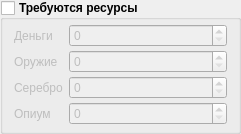
         <widget class="QGroupBox" name="grp_req_resources">
          <property name="minimumSize">
           <size>
            <width>241</width>
            <height>0</height>
           </size>
          </property>
          <property name="font">
           <font>
            <weight>75</weight>
            <bold>true</bold>
           </font>
          </property>
          <property name="title">
           <string>Требуются ресурсы</string>
          </property>
          <property name="checkable">
           <bool>true</bool>
          </property>
          <property name="checked">
           <bool>false</bool>
          </property>
          <layout class="QFormLayout" name="formLayout_3">
           <property name="verticalSpacing">
            <number>3</number>
           </property>
           <property name="topMargin">
            <number>4</number>
           </property>
           <property name="bottomMargin">
            <number>6</number>
           </property>
           <item row="0" column="1">
            <widget class="QSpinBox" name="spb_money">
             <property name="font">
              <font>
               <weight>50</weight>
               <bold>false</bold>
              </font>
             </property>
             <property name="maximum">
              <number>99999</number>
             </property>
            </widget>
           </item>
           <item row="1" column="1">
            <widget class="QSpinBox" name="spb_first_res">
             <property name="font">
              <font>
               <weight>50</weight>
               <bold>false</bold>
              </font>
             </property>
             <property name="maximum">
              <number>99999</number>
             </property>
             <property name="value">
              <number>0</number>
             </property>
            </widget>
           </item>
           <item row="2" column="1">
            <widget class="QSpinBox" name="spb_second_res">
             <property name="font">
              <font>
               <weight>50</weight>
               <bold>false</bold>
              </font>
             </property>
             <property name="maximum">
              <number>99999</number>
             </property>
            </widget>
           </item>
           <item row="3" column="1">
            <widget class="QSpinBox" name="spb_third_res">
             <property name="font">
              <font>
               <weight>50</weight>
               <bold>false</bold>
              </font>
             </property>
             <property name="maximum">
              <number>99999</number>
             </property>
            </widget>
           </item>
           <item row="1" column="0">
            <widget class="QLabel" name="lbl_first_res">
             <property name="font">
              <font>
               <weight>50</weight>
               <bold>false</bold>
              </font>
             </property>
             <property name="text">
              <string>Оружие</string>
             </property>
            </widget>
           </item>
           <item row="2" column="0">
            <widget class="QLabel" name="lbl_second_res">
             <property name="font">
              <font>
               <weight>50</weight>
               <bold>false</bold>
              </font>
             </property>
             <property name="text">
              <string>Серебро</string>
             </property>
            </widget>
           </item>
           <item row="3" column="0">
            <widget class="QLabel" name="lbl_third_res">
             <property name="font">
              <font>
               <weight>50</weight>
               <bold>false</bold>
              </font>
             </property>
             <property name="text">
              <string>Опиум</string>
             </property>
            </widget>
           </item>
           <item row="0" column="0">
            <widget class="QLabel" name="lbl_money">
             <property name="font">
              <font>
               <weight>50</weight>
               <bold>false</bold>
              </font>
             </property>
             <property name="text">
              <string>Деньги</string>
             </property>
            </widget>
           </item>
          </layout>
         </widget>
